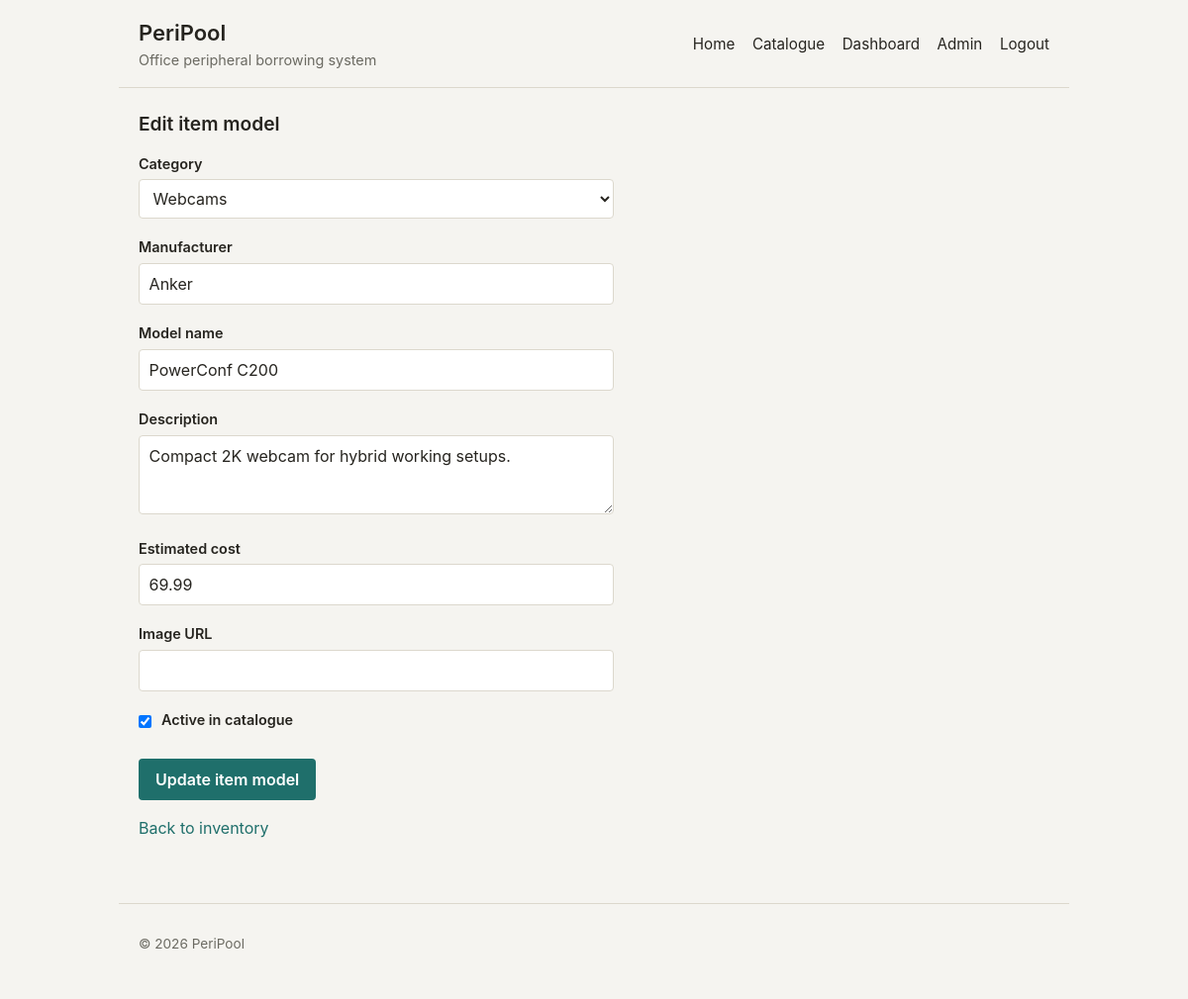
The app's page /admin/item-models/17/edit (signed in) with its own data.
### app/models.py (models this page shows, shortened)
class ItemModel(db.Model):
    __tablename__ = "item_models"
    id = db.Column(db.Integer, primary_key=True)
    category_id = db.Column(db.Integer, db.ForeignKey("categories.id"), nullable=False)
    manufacturer = db.Column(db.String(100), nullable=False)
    model_name = db.Column(db.String(150), nullable=False)
    description = db.Column(db.Text)
    cost = db.Column(db.Numeric(10, 2))
    image_url = db.Column(db.String(500))
    is_active = db.Column(db.Boolean, nullable=False, default=True)
    created_at = db.Column(db.DateTime, nullable=False, default=get_utc_now)
    updated_at = db.Column(
        db.DateTime,
        nullable=False,
        default=get_utc_now,
        onupdate=get_utc_now
    )
    category = db.relationship("Category", back_populates="item_models")
    item_units = db.relationship("ItemUnit", back_populates="item_model")
    reviews = db.relationship("ItemReview", back_populates="item_model")
    __table_args__ = (
        db.UniqueConstraint(
            "manufacturer",
            "model_name",
            name="uq_item_models_manufacturer_model_name"
        ),
    )

### app/blueprints/admin.py (the view, shortened to what this page needs)
@admin.route('/item-models/new', methods=['GET', 'POST'])
@admin.route('/item-models/<int:item_model_id>/edit', methods=['GET', 'POST'])
@admin_required
def item_model_form(item_model_id=None):
    item_model = db.get_or_404(ItemModel, item_model_id) if item_model_id else None
    categories = Category.query.order_by(Category.name).all()
    if not categories:
        flash('Create a category before adding an item model.', 'warning')
        return redirect(url_for('admin.inventory'))
    form = ItemModelForm(obj=item_model, item_model_id=item_model_id)
    form.category_id.choices = [(category.id, category.name) for category in categories]
    return render_template('admin_item_model_form.html', form=form, item_model=item_model)

### app/forms.py (shortened to what this page needs)
class ItemModelForm(FlaskForm):
    category_id = SelectField('Category', coerce=int, validators=[DataRequired()], render_kw={'required': True})
    manufacturer = StringField(
        'Manufacturer',
        filters=[_strip],
        validators=[DataRequired(message='Manufacturer and model name are required.'), Length(max=100)],
        render_kw={'required': True}
    )
    model_name = StringField(
        'Model name',
        filters=[_strip],
        validators=[DataRequired(message='Manufacturer and model name are required.'), Length(max=150)],
        render_kw={'required': True}
    )
    description = TextAreaField('Description', filters=[_strip])
    cost = DecimalField(
        'Estimated cost',
        validators=[Optional(), NumberRange(min=0, message='Cost cannot be negative.')]
    )
    image_url = StringField('Image URL', filters=[_strip], validators=[Optional(), Length(max=500)])
    is_active = BooleanField('Active in catalogue', default=True)
    def __init__(self, *args, item_model_id=None, **kwargs):
        super().__init__(*args, **kwargs)
        self.item_model_id = item_model_id

### app/forms.py (called while the page is built)
def _strip(value):
    return value.strip() if value else value

### app/models.py (called while the page is built)
@login_manager.user_loader
def load_user(user_id):
    return db.session.get(User, int(user_id))

### app/templates/admin_item_model_form.html (shortened to what this page needs)
{% extends "base.html" %}
{% from "macros.html" import render_field %}
{% block content %}
<section>
    {% if item_model %}
        <h2>Edit item model</h2>
    {% else %}
        <h2>Add item model</h2>
    {% endif %}
    <form method="post">
        {{ render_field(form.category_id) }}
        {{ render_field(form.manufacturer) }}
        {{ render_field(form.model_name) }}
        {{ render_field(form.description) }}
        {{ render_field(form.cost) }}
        {{ render_field(form.image_url) }}
        <p>
            <label>
                {{ form.is_active() }}
                Active in catalogue
            </label>
        </p>
        <button type="submit">
            {% if item_model %}Update item model{% else %}Create item model{% endif %}
        </button>
    </form>
    <p>
        <a href="{{ url_for('admin.inventory') }}">Back to inventory</a>
    </p>
</section>
{% endblock %}

### app/templates/macros.html (shortened to what this page needs)
{% macro render_field(field) %}
    <p>
        {{ field.label }}<br>
        {{ field() }}
    </p>
{% endmacro %}

### app/static/css/style.css (style rules this page uses)
:root { --color-bg: #f5f4f0; --color-surface: #ffffff; --color-surface-muted: #eeece5; --color-text: #26241f; --color-text-muted: #6b6a62; --color-border: #dcd8cd; --color-accent: #1f6f6b; --color-accent-hover: #17534f; --color-accent-contrast: #ffffff; --color-focus-ring: rgba(31, 111, 107, 0.25); --color-success-bg: #eaf3ea; --color-success-text: #2f5f33; --color-success-border: #4b8f52; --color-danger-bg: #f7e9e6; --color-danger-text: #7a3122; --color-danger-border: #b5493a; --color-warning-bg: #f7efe0; --color-warning-text: #6b4c14; --color-warning-border: #a97a1f; --color-info-bg: #e8eef2; --color-info-text: #2c4a5c; --color-info-border: #3d6b8a; --radius: 4px; --max-width: 960px; }
* { box-sizing: border-box; }
body { margin: 0; background: var(--color-bg); color: var(--color-text); font-family: -apple-system, BlinkMacSystemFont, "Segoe UI", Roboto, "Helvetica Neue", Arial, sans-serif; font-size: 16px; line-height: 1.5; }
h1, h2, h3 { line-height: 1.25; font-weight: 600; }
h2 { font-size: 1.2rem; margin-top: 0; }
a { color: var(--color-accent); text-decoration: none; }
section { margin-bottom: 1rem; }
form { max-width: 30rem; }
label { font-weight: 600; font-size: 0.9rem; }
input, select, textarea { width: 100%; margin-top: 0.3rem; padding: 0.5rem 0.6rem; background: var(--color-surface); color: var(--color-text); border: 1px solid var(--color-border); border-radius: var(--radius); font: inherit; }
textarea { min-height: 5rem; resize: vertical; }
input[type="checkbox"] { width: auto; margin: 0 0.4rem 0 0; vertical-align: middle; }
button, .button { display: inline-block; margin-top: 0.75rem; padding: 0.5rem 1rem; background: var(--color-accent); color: var(--color-accent-contrast); border: 1px solid transparent; border-radius: var(--radius); font: inherit; font-weight: 600; cursor: pointer; }

### records on screen
ItemModel: category_id "Webcams", manufacturer "Anker", model_name "PowerConf C200", description "Compact 2K webcam for hybrid working setups.", cost "69.99"

### other values on screen
{{ field.label }} "Category Manufacturer Model name Description Estimated cost Image URL"
